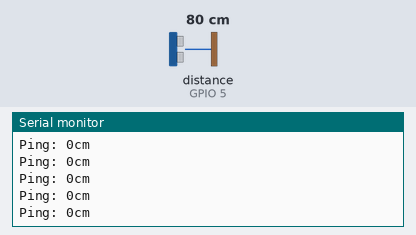
A sketch run on a simulated ESP32. On the bench: the last lines printed to the serial monitor. Inputs (shaded band) come from the test bench; at power-on: distance to the obstacle (sensor on GPIO 5) 80 cm. The echo pulse lasts 58.3 µs per cm.

Above: at 2.2 s.
2.3 s: distance to the obstacle (sensor on GPIO 5) set to 2 cm
At 2.36 s:
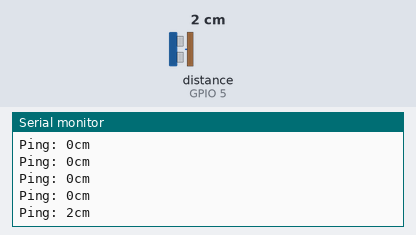
3.8 s: distance to the obstacle (sensor on GPIO 5) set to 120 cm
At 3.89 s:
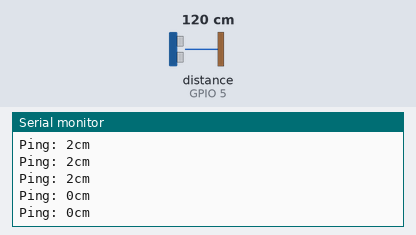

Measured:
- after the input at 2.3 s, the serial monitor: prints a new line after 0.05 s (image 1)

The sketch:

Ex6_Test_Ulrasonic_readDistance.ino
```cpp
///////////////////////////////////////////////////////////////////////////////////////
// Robot 2WD Line Tracking Ultrasonic             Version 3.0                        //
// Create : Mr.Chartthai Santhanaboun by #EarthElectronics #ThaiRoboShop #ThaiRobo3D //
// Date : 19/05/2025                                                                 //
// Hardware : Robot 2WD, Arduino ESP32, Line Sensor Module, Ultrasonic Sensor, LED   //
// Software : Version 3.0                                                            //
///////////////////////////////////////////////////////////////////////////////////////

#include <NewPing.h>

const int TRIGGER_PIN   = 13;  // กำหนดตำแหน่งขา trigger ของ ultrasonic sensor.
const int ECHO_PIN      = 5;  // กำหนดตำแหน่งขา echo ของ ultrasonic sensor.
const int MAX_DISTANCE  = 60;// กำหนดระยะทางสูงสุดที่ต้องการตรวจจับหน่วยเป็น (centimeters) 3-400cm

// Create Ultrasonic object
NewPing sonar(TRIGGER_PIN, ECHO_PIN, MAX_DISTANCE); // ตั้งค่าตำแหน่งขาที่ใช้ของ ultrasonic และระยะสูงสุดที่ต้องการอ่านค่า

void setup() {
  Serial.begin(115200);                     // ประกาศ Buadrate เริ่มต้นอยู่ที่ 115200
  Serial.println("Robot_Ready");            // พิมพ์ข้อความโชว์ผ่านทาง Serial Monitor ว่า "Robot_Ready"
  delay(1000);
}

void loop() {
  delay(50);                     // Wait 50ms between pings (about 20 pings/sec). 29ms should be the shortest delay between pings.
  Serial.print("Ping: ");
  Serial.print(sonar.ping_cm()); // Send ping, get distance in cm and print result (0 = outside set distance range)
  Serial.println("cm");
}
```
